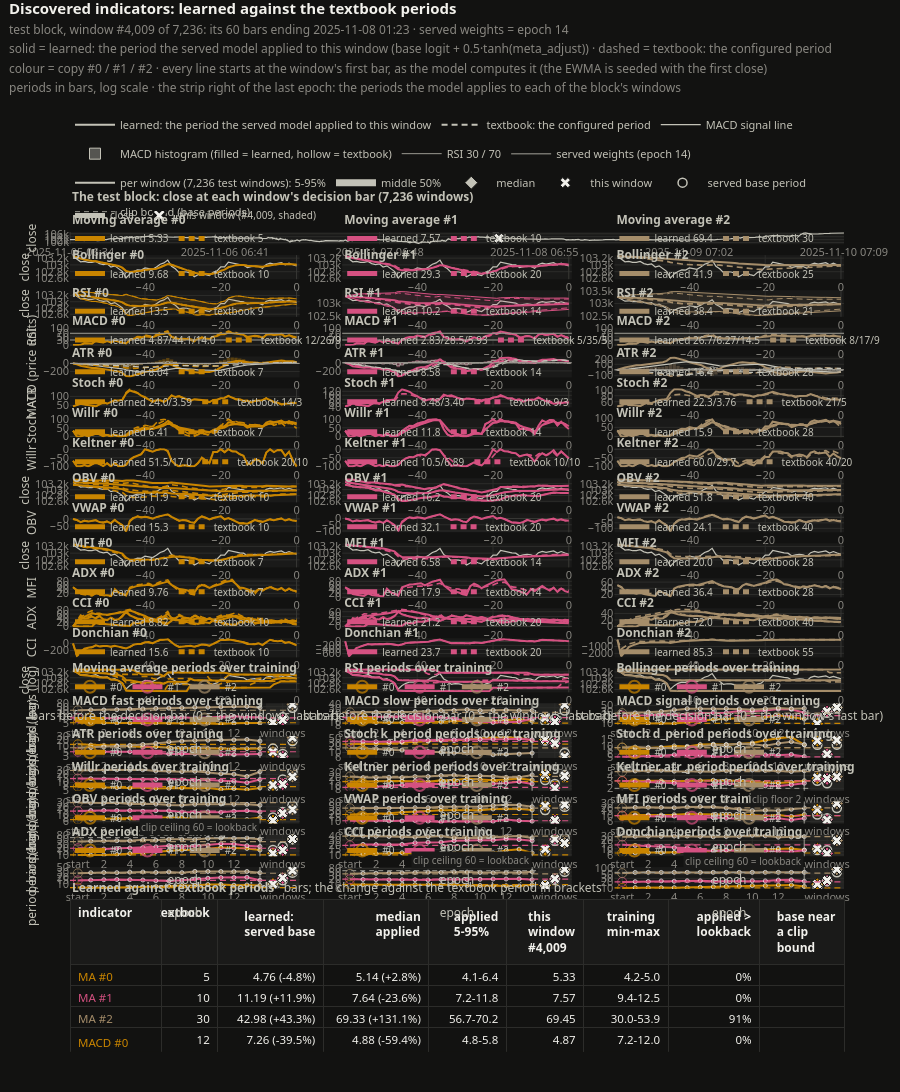

Here is the notebook cell this chart was saved with:
### Markdown cell above
## The learned indicators on price

Top: the block's close, one point per window, with the drawn window shaded. The grid: one row per family, one
column per copy; each panel's heading gives the learned and the textbook period (MACD: fast / slow / signal).
Below it, each base period over training (from the recorded start, the dashed line is its textbook value) and,
right of the last epoch, how the period the model applies varies across the block's windows: 5-95% and the middle
50% of the windows, their median, this window's period and the served base period. A period longer than the
window has not warmed up by the window's end (the EWMA starts at the window's first bar); the table's
"applied > lookback" column counts those windows.

### Code cell
Visualizations.build("discovered_indicators", block["X"], cfg, applied=applied, metrics=metrics, window=WINDOW,
                     times=times, ohlcv=block["X_model"]).show()
